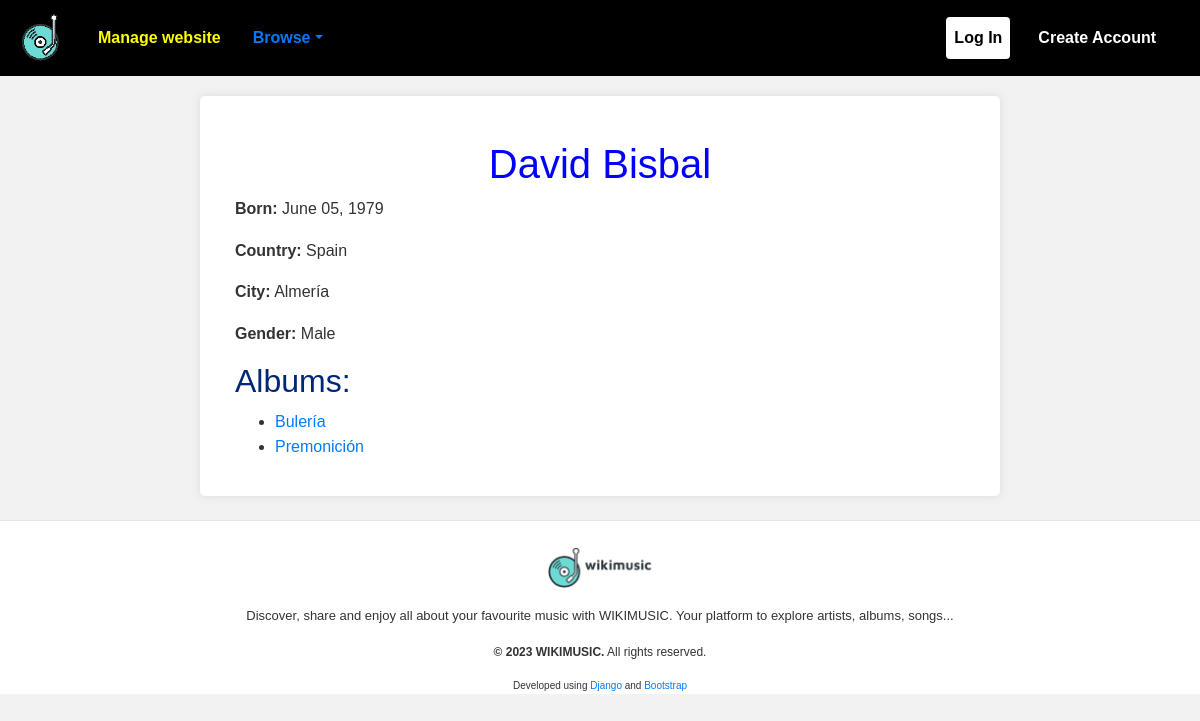
The app's page /wikimusic/visualize/artist/2/ with its own data.
### wikimusic/models.py (models this page shows, shortened)
class Artist (models.Model):
    idArtist = models.IntegerField(primary_key=True)
    firstname = models.CharField(max_length=20)
    surname = models.CharField(max_length=20)
    born = models.DateTimeField()
    death = models.DateTimeField(null=True, blank=True)
    bornCountry = models.CharField(max_length=30)
    bornCity = models.CharField(max_length=30)
    gender = models.CharField(max_length=10, choices=GENDER_CHOICES)

class Album (models.Model):
    idAlbum = models.IntegerField(primary_key=True)
    albumName = models.CharField(max_length=40)
    artist = models.ForeignKey(Artist, on_delete=models.CASCADE, related_name='albums')
    release = models.DateTimeField()
    lengthAlbum = models.CharField(max_length=5, validators=[RegexValidator(regex=r'^\d{2}:\d{2}$', message='Invalid time format. Use mm:ss format.')])
    numSongs = models.PositiveSmallIntegerField()
    urlAlbum = models.URLField()

### wikimusic/views.py (the view)
# urls.py: path('visualize/artist/<str:idArtist>/', views.vArtist, name='wikimusic-v-artist'),
def vArtist(request, idArtist):
    artist = Artist.objects.get(idArtist=idArtist)
    return render(request, VISUALIZE_ARTIST, {'artist': artist})

### wikimusic/contexttemplates.py (called while the page is built)
def contextWikimusic(request):
    return {'wikimusic_base_html' : 'wikimusic/base.html',
            'wikimusic_icon' : 'wikimusic/icon.png',
            'wikimusic_logo' : 'wikimusic/logo.png',
            }

### wikimusic/templates/wikimusic/visualize_artist.html (shortened to what this page needs)
{% extends wikimusic_base_html %}
{% block content %}
<div class="container mt-4">
    {% if artist %}
        <h1>{{ artist.firstname }} {{ artist.surname }}</h1>
        <p><strong>Born:</strong> {{ artist.born|date:"F d, Y" }}</p>
        <p><strong>Country:</strong> {{ artist.bornCountry }}</p>
        <p><strong>City:</strong> {{ artist.bornCity }}</p>
        <p><strong>Gender:</strong> {{ artist.get_gender_display }}</p>
        <h2>Albums:</h2>
        <ul>
        {% for album in artist.albums.all %}
            <li><a href="{% url 'wikimusic-v-album' album.idAlbum %}">{{ album.albumName }}</a></li>
        {% endfor %}
        </ul>
    {% else %}
        <p class="alert alert-warning">Artist not found</p>
    {% endif %}
</div>
{% endblock %}

### wikimusic/templates/wikimusic/base.html (style rules this page uses)
body { font-family: 'Arial', sans-serif; background-color: #f2f2f2; color: #333; line-height: 1.6; }
h1 { text-align:center; color: blue; }
h2 { color: #002877; }

### records on screen
Artist: firstname "David", surname "Bisbal", born "June 05, 1979", bornCountry "Spain", bornCity "Almería", gender "Male"
Album: albumName "Bulería"
Album: albumName "Premonición"
